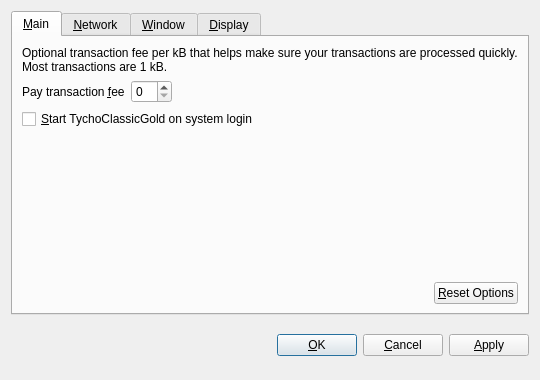
<?xml version="1.0" encoding="UTF-8"?>
<ui version="4.0">
 <class>OptionsDialog</class>
 <widget class="QDialog" name="OptionsDialog">
  <property name="geometry">
   <rect>
    <x>0</x>
    <y>0</y>
    <width>540</width>
    <height>380</height>
   </rect>
  </property>
  <property name="windowTitle">
   <string>Options</string>
  </property>
  <property name="modal">
   <bool>true</bool>
  </property>
  <layout class="QVBoxLayout" name="verticalLayout">
   <item>
    <widget class="QTabWidget" name="tabWidget">
     <property name="tabPosition">
      <enum>QTabWidget::North</enum>
     </property>
     <property name="currentIndex">
      <number>0</number>
     </property>
     <widget class="QWidget" name="tabMain">
      <attribute name="title">
       <string>&amp;Main</string>
      </attribute>
      <layout class="QVBoxLayout" name="verticalLayout_Main">
       <item>
        <widget class="QLabel" name="transactionFeeInfoLabel">
         <property name="text">
          <string>Optional transaction fee per kB that helps make sure your transactions are processed quickly. Most transactions are 1 kB.</string>
         </property>
         <property name="textFormat">
          <enum>Qt::PlainText</enum>
         </property>
         <property name="wordWrap">
          <bool>true</bool>
         </property>
        </widget>
       </item>
       <item>
        <layout class="QHBoxLayout" name="horizontalLayout_1_Main">
         <item>
          <widget class="QLabel" name="transactionFeeLabel">
           <property name="text">
            <string>Pay transaction &amp;fee</string>
           </property>
           <property name="textFormat">
            <enum>Qt::PlainText</enum>
           </property>
           <property name="buddy">
            <cstring>transactionFee</cstring>
           </property>
          </widget>
         </item>
         <item>
          <widget class="BitcoinAmountField" name="transactionFee"/>
         </item>
         <item>
          <spacer name="horizontalSpacer_1_Main">
           <property name="orientation">
            <enum>Qt::Horizontal</enum>
           </property>
           <property name="sizeHint" stdset="0">
            <size>
             <width>40</width>
             <height>20</height>
            </size>
           </property>
          </spacer>
         </item>
        </layout>
       </item>
       <item>
        <widget class="QCheckBox" name="bitcoinAtStartup">
         <property name="toolTip">
          <string>Automatically start TychoClassicGold after logging in to the system.</string>
         </property>
         <property name="text">
          <string>&amp;Start TychoClassicGold on system login</string>
         </property>
        </widget>
       </item>
       <item>
        <spacer name="verticalSpacer_Main">
         <property name="orientation">
          <enum>Qt::Vertical</enum>
         </property>
         <property name="sizeHint" stdset="0">
          <size>
           <width>20</width>
           <height>40</height>
          </size>
         </property>
        </spacer>
       </item>
       <item>
        <layout class="QHBoxLayout" name="horizontalLayout_2_Main">
         <item>
          <spacer name="horizontalSpacer_2_Main">
           <property name="orientation">
            <enum>Qt::Horizontal</enum>
           </property>
           <property name="sizeHint" stdset="0">
            <size>
             <width>40</width>
             <height>20</height>
            </size>
           </property>
          </spacer>
         </item>
         <item>
          <widget class="QPushButton" name="resetButton">
           <property name="toolTip">
            <string>Reset all client options to default.</string>
           </property>
           <property name="text">
            <string>&amp;Reset Options</string>
           </property>
           <property name="autoDefault">
            <bool>false</bool>
           </property>
          </widget>
         </item>
        </layout>
       </item>
      </layout>
     </widget>
     <widget class="QWidget" name="tabNetwork">
      <attribute name="title">
       <string>&amp;Network</string>
      </attribute>
      <layout class="QVBoxLayout" name="verticalLayout_Network">
       <item>
        <widget class="QCheckBox" name="mapPortUpnp">
         <property name="toolTip">
          <string>Automatically open the TychoClassicGold client port on the router. This only works when your router supports UPnP and it is enabled.</string>
         </property>
         <property name="text">
          <string>Map port using &amp;UPnP</string>
         </property>
        </widget>
       </item>
       <item>
        <widget class="QCheckBox" name="connectSocks">
         <property name="toolTip">
          <string>Connect to the TychoClassicGold network through a SOCKS proxy (e.g. when connecting through Tor).</string>
         </property>
         <property name="text">
          <string>&amp;Connect through SOCKS proxy:</string>
         </property>
        </widget>
       </item>
       <item>
        <layout class="QHBoxLayout" name="horizontalLayout_Network">
         <item>
          <widget class="QLabel" name="proxyIpLabel">
           <property name="text">
            <string>Proxy &amp;IP:</string>
           </property>
           <property name="textFormat">
            <enum>Qt::PlainText</enum>
           </property>
           <property name="buddy">
            <cstring>proxyIp</cstring>
           </property>
          </widget>
         </item>
         <item>
          <widget class="QValidatedLineEdit" name="proxyIp">
           <property name="maximumSize">
            <size>
             <width>140</width>
             <height>16777215</height>
            </size>
           </property>
           <property name="toolTip">
            <string>IP address of the proxy (e.g. 127.0.0.1)</string>
           </property>
          </widget>
         </item>
         <item>
          <widget class="QLabel" name="proxyPortLabel">
           <property name="text">
            <string>&amp;Port:</string>
           </property>
           <property name="textFormat">
            <enum>Qt::PlainText</enum>
           </property>
           <property name="buddy">
            <cstring>proxyPort</cstring>
           </property>
          </widget>
         </item>
         <item>
          <widget class="QLineEdit" name="proxyPort">
           <property name="maximumSize">
            <size>
             <width>55</width>
             <height>16777215</height>
            </size>
           </property>
           <property name="toolTip">
            <string>Port of the proxy (e.g. 9050)</string>
           </property>
          </widget>
         </item>
         <item>
          <widget class="QLabel" name="socksVersionLabel">
           <property name="text">
            <string>SOCKS &amp;Version:</string>
           </property>
           <property name="textFormat">
            <enum>Qt::PlainText</enum>
           </property>
           <property name="buddy">
            <cstring>socksVersion</cstring>
           </property>
          </widget>
         </item>
         <item>
          <widget class="QValueComboBox" name="socksVersion">
           <property name="toolTip">
            <string>SOCKS version of the proxy (e.g. 5)</string>
           </property>
          </widget>
         </item>
         <item>
          <spacer name="horizontalSpacer_Network">
           <property name="orientation">
            <enum>Qt::Horizontal</enum>
           </property>
           <property name="sizeHint" stdset="0">
            <size>
             <width>40</width>
             <height>20</height>
            </size>
           </property>
          </spacer>
         </item>
        </layout>
       </item>
       <item>
        <spacer name="verticalSpacer_Network">
         <property name="orientation">
          <enum>Qt::Vertical</enum>
         </property>
         <property name="sizeHint" stdset="0">
          <size>
           <width>20</width>
           <height>40</height>
          </size>
         </property>
        </spacer>
       </item>
      </layout>
     </widget>
     <widget class="QWidget" name="tabWindow">
      <attribute name="title">
       <string>&amp;Window</string>
      </attribute>
      <layout class="QVBoxLayout" name="verticalLayout_Window">
       <item>
        <widget class="QCheckBox" name="minimizeToTray">
         <property name="toolTip">
          <string>Show only a tray icon after minimizing the window.</string>
         </property>
         <property name="text">
          <string>&amp;Minimize to the tray instead of the taskbar</string>
         </property>
        </widget>
       </item>
       <item>
        <widget class="QCheckBox" name="minimizeOnClose">
         <property name="toolTip">
          <string>Minimize instead of exit the application when the window is closed. When this option is enabled, the application will be closed only after selecting Quit in the menu.</string>
         </property>
         <property name="text">
          <string>M&amp;inimize on close</string>
         </property>
        </widget>
       </item>
       <item>
        <spacer name="verticalSpacer_Window">
         <property name="orientation">
          <enum>Qt::Vertical</enum>
         </property>
         <property name="sizeHint" stdset="0">
          <size>
           <width>20</width>
           <height>40</height>
          </size>
         </property>
        </spacer>
       </item>
      </layout>
     </widget>
     <widget class="QWidget" name="tabDisplay">
      <attribute name="title">
       <string>&amp;Display</string>
      </attribute>
      <layout class="QVBoxLayout" name="verticalLayout_Display">
       <item>
        <layout class="QHBoxLayout" name="horizontalLayout_1_Display">
         <item>
          <widget class="QLabel" name="langLabel">
           <property name="text">
            <string>User Interface &amp;language:</string>
           </property>
           <property name="textFormat">
            <enum>Qt::PlainText</enum>
           </property>
           <property name="buddy">
            <cstring>lang</cstring>
           </property>
          </widget>
         </item>
         <item>
          <widget class="QValueComboBox" name="lang">
           <property name="toolTip">
            <string>The user interface language can be set here. This setting will take effect after restarting TychoClassicGold.</string>
           </property>
          </widget>
         </item>
        </layout>
       </item>
       <item>
        <layout class="QHBoxLayout" name="horizontalLayout_2_Display">
         <item>
          <widget class="QLabel" name="unitLabel">
           <property name="text">
            <string>&amp;Unit to show amounts in:</string>
           </property>
           <property name="textFormat">
            <enum>Qt::PlainText</enum>
           </property>
           <property name="buddy">
            <cstring>unit</cstring>
           </property>
          </widget>
         </item>
         <item>
          <widget class="QValueComboBox" name="unit">
           <property name="toolTip">
            <string>Choose the default subdivision unit to show in the interface and when sending coins.</string>
           </property>
          </widget>
         </item>
        </layout>
       </item>
       <item>
        <widget class="QCheckBox" name="displayAddresses">
         <property name="toolTip">
          <string>Whether to show TychoClassicGold addresses in the transaction list or not.</string>
         </property>
         <property name="text">
          <string>&amp;Display addresses in transaction list</string>
         </property>
        </widget>
       </item>
       <item>
        <spacer name="verticalSpacer_Display">
         <property name="orientation">
          <enum>Qt::Vertical</enum>
         </property>
         <property name="sizeHint" stdset="0">
          <size>
           <width>20</width>
           <height>40</height>
          </size>
         </property>
        </spacer>
       </item>
      </layout>
     </widget>
    </widget>
   </item>
   <item>
    <layout class="QHBoxLayout" name="horizontalLayout_Buttons">
     <item>
      <spacer name="horizontalSpacer_1">
       <property name="orientation">
        <enum>Qt::Horizontal</enum>
       </property>
       <property name="sizeHint" stdset="0">
        <size>
         <width>40</width>
         <height>48</height>
        </size>
       </property>
      </spacer>
     </item>
     <item>
      <widget class="QLabel" name="statusLabel">
       <property name="font">
        <font>
         <weight>75</weight>
         <bold>true</bold>
        </font>
       </property>
       <property name="text">
        <string/>
       </property>
       <property name="textFormat">
        <enum>Qt::PlainText</enum>
       </property>
       <property name="wordWrap">
        <bool>true</bool>
       </property>
      </widget>
     </item>
     <item>
      <spacer name="horizontalSpacer_2">
       <property name="orientation">
        <enum>Qt::Horizontal</enum>
       </property>
       <property name="sizeHint" stdset="0">
        <size>
         <width>40</width>
         <height>48</height>
        </size>
       </property>
      </spacer>
     </item>
     <item>
      <widget class="QPushButton" name="okButton">
       <property name="text">
        <string>&amp;OK</string>
       </property>
      </widget>
     </item>
     <item>
      <widget class="QPushButton" name="cancelButton">
       <property name="text">
        <string>&amp;Cancel</string>
       </property>
       <property name="autoDefault">
        <bool>false</bool>
       </property>
      </widget>
     </item>
     <item>
      <widget class="QPushButton" name="applyButton">
       <property name="text">
        <string>&amp;Apply</string>
       </property>
       <property name="autoDefault">
        <bool>false</bool>
       </property>
      </widget>
     </item>
    </layout>
   </item>
  </layout>
 </widget>
 <customwidgets>
  <customwidget>
   <class>BitcoinAmountField</class>
   <extends>QSpinBox</extends>
   <header>bitcoinamountfield.h</header>
  </customwidget>
  <customwidget>
   <class>QValueComboBox</class>
   <extends>QComboBox</extends>
   <header>qvaluecombobox.h</header>
  </customwidget>
  <customwidget>
   <class>QValidatedLineEdit</class>
   <extends>QLineEdit</extends>
   <header>qvalidatedlineedit.h</header>
  </customwidget>
 </customwidgets>
 <resources/>
 <connections/>
</ui>
